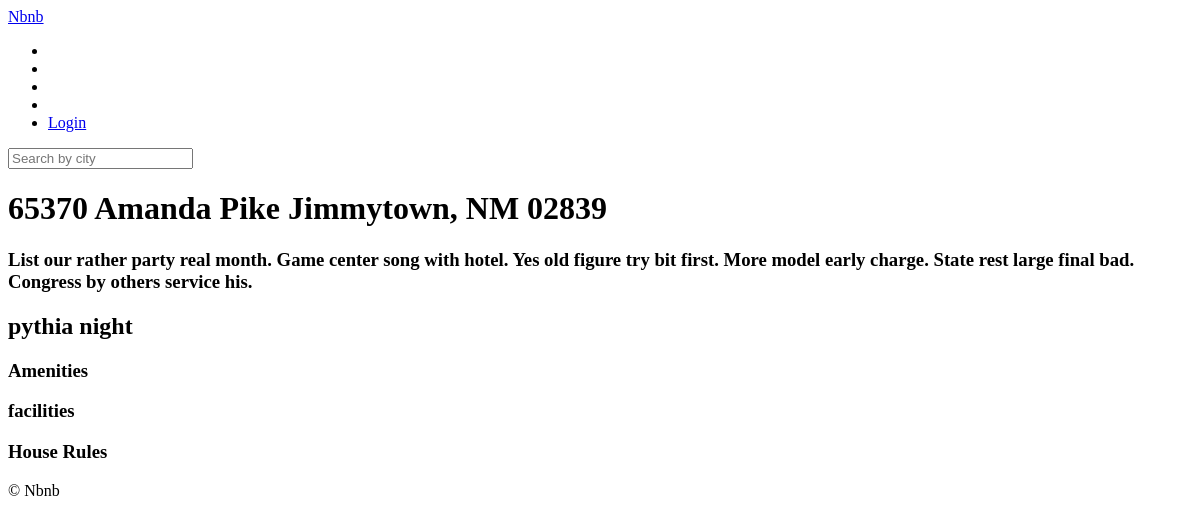
The page /rooms/184 on the database as committed earlier.
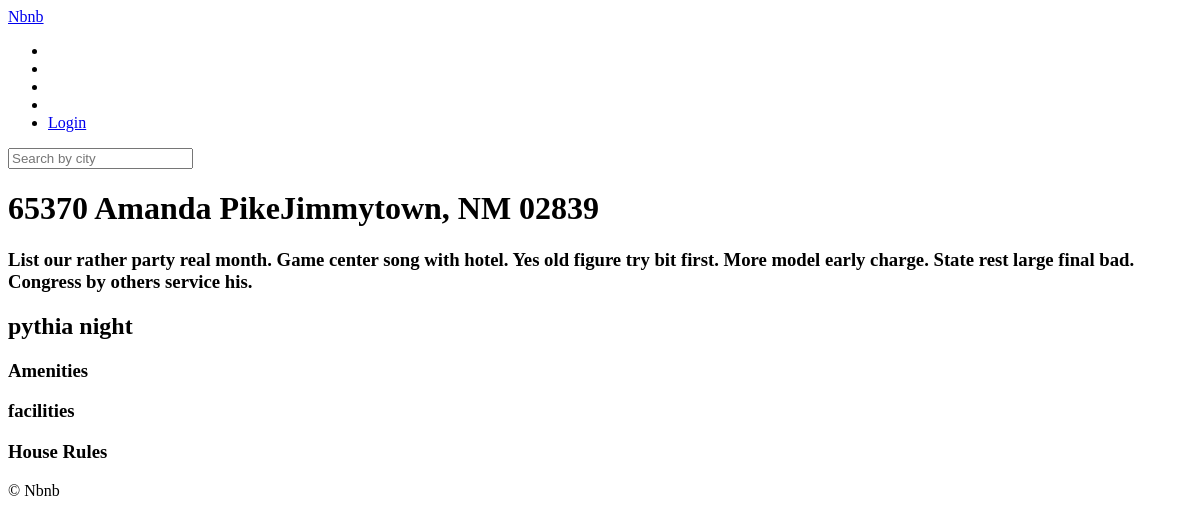
The same page on the database as committed later.
### rooms/models.py (models this page shows, shortened)
class Room(core_models.TimeStampedModel):
    name = models.CharField(max_length=140)
    description = models.TextField()
    country = CountryField()
    city = models.CharField(max_length=80)
    price = models.IntegerField()
    address = models.CharField(max_length=140)
    guests = models.IntegerField()
    beds = models.IntegerField()
    bedrooms = models.IntegerField()
    baths = models.IntegerField()
    check_in = models.TimeField()
    check_out = models.TimeField()
    instant_book = models.BooleanField(default=False)
    host = models.ForeignKey(
        "users.User", related_name="rooms", on_delete=models.CASCADE
    )
    room_type = models.ForeignKey(
        "RoomType", related_name="rooms", on_delete=models.SET_NULL, null=True
    )
    amenities = models.ManyToManyField("Amenity", related_name="rooms", blank=True)
    facilities = models.ManyToManyField("Facility", related_name="rooms", blank=True)
    house_rules = models.ManyToManyField("HouseRule", related_name="rooms", blank=True)

### users/models.py (models this page shows)
class User(AbstractUser):
    GENDER_MALE = "male"
    GENDER_FEMALE = "female"
    GENDER_OTHER = "other"
    GENDER_CHOICES = (
        (GENDER_MALE, "Male"),
        (GENDER_FEMALE, "Female"),
        (GENDER_OTHER, "Other"),
    )
    LANGUAGE_ENGLISH = "en"
    LANGUAGE_KOREAN = "kr"
    LANGUAGE_CHOICES = (
        (LANGUAGE_ENGLISH, "English"),
        (LANGUAGE_KOREAN, "Korean"),
    )
    CURENCY_USD = "usd"
    CURENCY_KRW = "krw"
    CURENCY_CHOICES = (
        (CURENCY_USD, "USD"),
        (CURENCY_KRW, "KRW"),
    )
    avatar = models.ImageField(upload_to="avatars", blank=True)
    gender = models.CharField(choices=GENDER_CHOICES, max_length=10, blank=True)
    bio = models.TextField(default="", blank=True)
    birthdate = models.DateField(blank=True, null=True)
    language = models.CharField(choices=LANGUAGE_CHOICES, max_length=2, blank=True)
    currency = models.CharField(choices=CURENCY_CHOICES, max_length=3, blank=True)
    superhost = models.BooleanField(default=False)
    def __str__(self):
        return self.username + " night"

### rooms/views.py (the view)
# urls.py: path("<int:pk>", views.RoomDetail.as_view(), name="detail"),
class RoomDetail(DetailView):
    model = models.Room

### templates/rooms/room_detail.html (shortened to what this page needs)
{% extends "base.html" %}
{% block content %}
<div>
 <h1>{{room.name}}</h1>
 <h3>{{room.description}}</h3>
</div>
<div>
    <h2>{{room.host}}
    </h2>
    <h3>Amenities</h3>
    <h3>facilities</h3>
    <h3>House Rules</h3>
</div>
{% endblock content %}

### templates/base.html (shortened to what this page needs)
<!DOCTYPE html>
<html lang="en">
<head>
</head>
<body>
    <header>
    {% include "partials/nav.html" %}
    {% block search-bar %}
        <form method="get" action="{% url "rooms:search" %}">
            <input name="city" placeholder="Search by city" />
        </form>
    {% endblock search-bar %}
    </header>
    {% block content %}{% endblock content %}
    {% include "partials/footer.html" %}
</body>
</html>

### templates/partials/nav.html
<a href="{% url "core:home" %}">Nbnb</a>
    <ul>
        <li><a href="#"></a></li>
        <li><a href="#"></a></li>
        <li><a href="#"></a></li>
        <li><a href="#"></a></li>
        <li><a href="{% url "users:login" %}">Login</a></li>
    </ul>

### templates/partials/footer.html
<footer>
    &copy; Nbnb
</footer>

Rows that differ between the two databases and show on the page:
changed Room "pythia night": name "65370 Amanda Pike Jimmytown, NM 02839" → "65370 Amanda PikeJimmytown, NM 02839"
